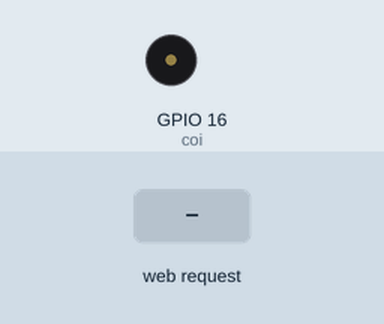
Recording of a sketch running on a simulated ESP8266 (NodeMCU). On the bench: buzzer (waves = sounding). Inputs (shaded band) come from the test bench. WiFi joins after 1.5 s; servers stay silent unless stated; what the sketch prints to the serial monitor is not drawn.

Above: at 2.7 s.
2.8 s: HTTP request GET /LED=ON received
At 3.5 s:
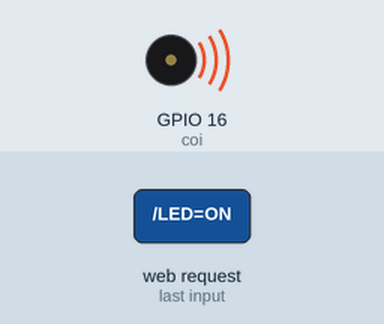
4.3 s: HTTP request GET /LED=OFF received
At 4.6 s:
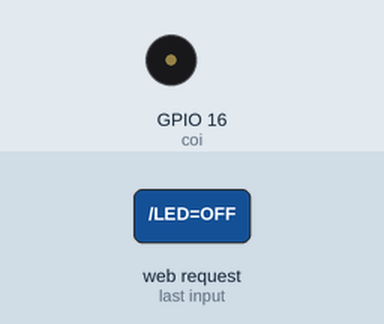
Timing chart, 0 to 7.3 s (numbered marks = the images above; inputs shaded):
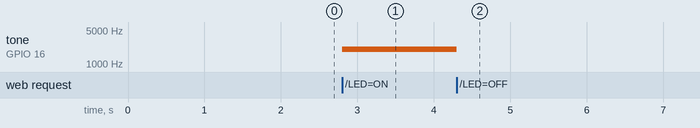

Measured:
- after the input at 2.8 s, tone on GPIO 16 (coi): silent → 2000 Hz at once
- after the input at 4.3 s, tone on GPIO 16 (coi): 2000 Hz → silent at once

The sketch:

Coi.ino
```cpp
#include <ESP8266WiFi.h>
const char* ssid = "abc";  // Ten cua mang wifi ma ban ket noi den
const char* password = "02062000";

int coi = 16; // GPIO16 (D0)
WiFiServer server(80);

void setup(){
  Serial.begin(115200);
  pinMode(coi, OUTPUT);
  Serial.print("Connecting to the Newtork");
  WiFi.begin(ssid, password);
  while (WiFi.status() != WL_CONNECTED)
  {
    delay(500);
    Serial.print(".");
  }
  Serial.println("WiFi connected");
  server.begin();
  Serial.println("Server started");
  Serial.print("IP Address of network: "); // will IP address on Serial Monitor
  Serial.println(WiFi.localIP());
  Serial.print("Copy and paste the following URL: https://");
  Serial.print(WiFi.localIP());
  Serial.println("/");
}

void loop(){
  WiFiClient client = server.available();
  if (!client){
    return;}

  Serial.println("Waiting for new client");
  while(!client.available())
  {
    delay(1);
  }
  String request = client.readStringUntil('\r');
  Serial.println(request);
  client.flush();

  int value = HIGH;
  if(request.indexOf("/LED=ON") != -1){
    tone(coi,2000);
    //digitalWrite(LED, HIGH); // Turn LED ON
    value = HIGH;
  }

  if(request.indexOf("/LED=OFF") != -1){
    noTone(coi);
    //digitalWrite(LED, LOW); // Turn LED OFF
    value = LOW;
  }

//*------------------HTML Page Code---------------------*//

  client.println("HTTP/1.1 200 OK"); //
  client.println("Content-Type: text/html");
  client.println("");
  client.println("<!DOCTYPE HTML>");
  client.println("<html>");
  client.print(" CONTROL LED: ");
  if(value == HIGH){
    client.print("OFF");
  }
  else
  {
    client.print("ON");
  }
  client.println("<br><br>");
  client.println("<a href=\"/LED=ON\"\"><button>ON</button></a>");
  client.println("<a href=\"/LED=OFF\"\"><button>OFF</button></a><br />");
  client.println("</html>");

  delay(1);
  Serial.println("Client disonnected");
  Serial.println("");
}
```
